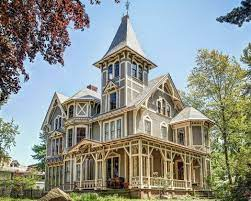
#> input picture homeImage.jpeg, 251 x 201 px
$ python image_translation.py
#> lines starting #> are read from the running program, lines starting #| are printed output that depends on the picture
# Import Required Packages
import cv2
import numpy as np
import imutils

# Create a variable containing the path to the image
image_path = 'homeImage.jpeg'

# Read the image from the Disk
image = cv2.imread(image_path)
#> image is the input picture: shape (201, 251, 3); mean B, G, R 138.4, 145.7, 140.8
cv2.imshow('Image', image)
cv2.waitKey(0)

# Now Let's Translate our Image
# First we will Declare the Translation Matrix M to be a floating point matrix in the form ([[1, 0, tx], [0, 1, ty]])
M = np.float32([[1, 0, 50], [0, 1, 50]])

# Now Let's Shift our Image
shifted = cv2.warpAffine(image, M, (image.shape[1], image.shape[0]))
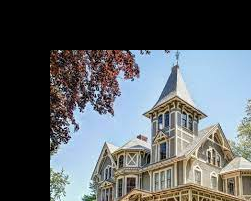
#> shifted: shape (201, 251, 3); mean B, G, R 96.1, 93.1, 88.6
cv2.imshow('Shifted Image', shifted)
cv2.waitKey(0)

shifted = imutils.translate(image, 50, 50)
cv2.imshow('Shifted2 Image', shifted)
cv2.waitKey(0)

# Another Example
M = np.float32([[1, 0, -50], [0, 1, -50]])

# Now Let's Shift our Image
shifted = cv2.warpAffine(image, M, (image.shape[1], image.shape[0]))
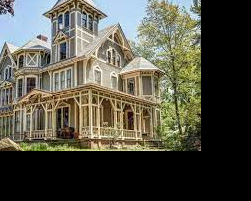
#> shifted: shape (201, 251, 3); mean B, G, R 70.7, 83.2, 84.4
cv2.imshow('Another Shifted Image', shifted)
cv2.waitKey(0)
shifted = imutils.translate(image, -50, -50)
cv2.imshow('Shifted2 Image', shifted)
cv2.waitKey(0)

$ run again, with appels.jpeg copied over homeImage.jpeg
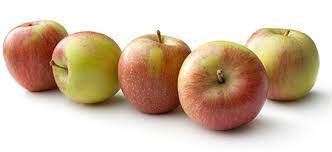
#> input picture appels.jpeg, 332 x 152 px
#> image is the input picture: shape (152, 332, 3); mean B, G, R 167.7, 188.9, 209.8
#> `shifted = cv2.warpAffine(image, M, (image.shape[1], image.shape[0]))`:
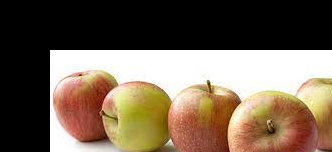
#> shifted: shape (152, 332, 3); mean B, G, R 82.8, 99.9, 116
#> `shifted = cv2.warpAffine(image, M, (image.shape[1], image.shape[0]))`:
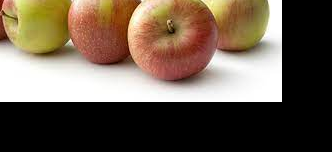
#> shifted: shape (152, 332, 3); mean B, G, R 78.5, 94, 109.1
